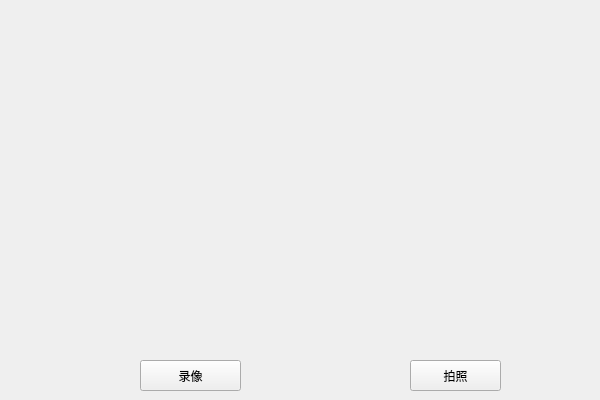
<?xml version="1.0" encoding="UTF-8"?>
<ui version="4.0">
 <class>Widget</class>
 <widget class="QWidget" name="Widget">
  <property name="geometry">
   <rect>
    <x>0</x>
    <y>0</y>
    <width>600</width>
    <height>400</height>
   </rect>
  </property>
  <property name="windowTitle">
   <string>Widget</string>
  </property>
  <widget class="QPushButton" name="pushButton">
   <property name="geometry">
    <rect>
     <x>410</x>
     <y>360</y>
     <width>91</width>
     <height>31</height>
    </rect>
   </property>
   <property name="text">
    <string>拍照</string>
   </property>
  </widget>
  <widget class="QPushButton" name="pushButton_2">
   <property name="geometry">
    <rect>
     <x>140</x>
     <y>360</y>
     <width>101</width>
     <height>31</height>
    </rect>
   </property>
   <property name="text">
    <string>录像</string>
   </property>
  </widget>
 </widget>
 <resources/>
 <connections/>
</ui>
